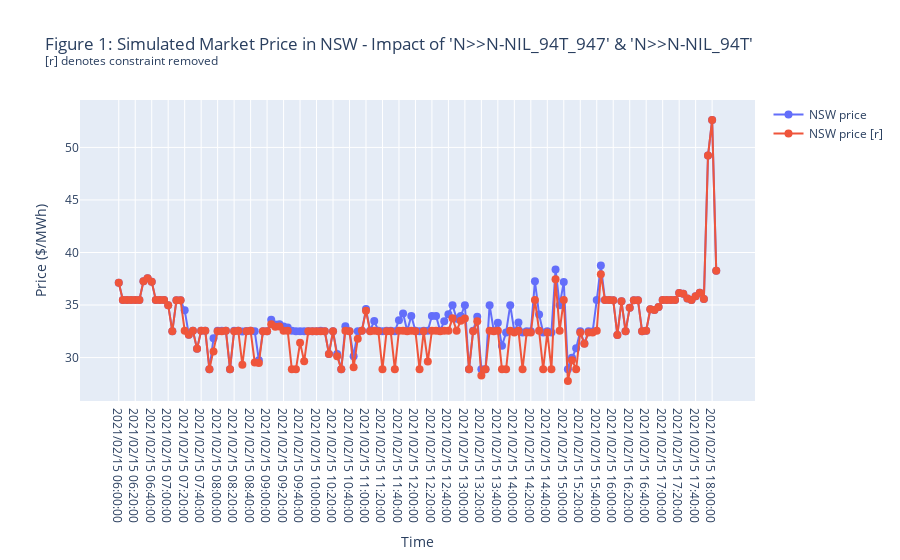

Source (notebook cell):
### Code cell
fig = go.Figure()
fig.add_trace(go.Scatter(x=prices['interval'].unique(), y=prices[prices['region'] == 'NSW1']['price'], name='NSW price', mode='lines+markers',
                         marker_size=8, marker_symbol='circle'))
fig.add_trace(go.Scatter(x=prices_r['interval'].unique(), y=prices_r[prices_r['region'] == 'NSW1']['price'], name='NSW price [r]', mode='lines+markers',
                         marker_size=8, marker_symbol='circle'))
fig.update_xaxes(title="Time")
fig.update_yaxes(title="Price ($/MWh)")
fig.update_layout(title="Figure 1: Simulated Market Price in NSW - Impact of 'N>>N-NIL_94T_947' & 'N>>N-NIL_94T'<br><sup>[r] denotes constraint removed</sup>")
fig.show()

### Figure 1 — Plotly figure (JSON) as saved in the notebook; plotly's stock layout.template omitted (floating-point values rounded to 4 significant figures; data arrays with more than 128 entries replaced by an {"elided": "..."} marker saying what was removed)
{"data": [{"marker": {"size": 8, "symbol": "circle"}, "mode": "lines+markers", "name": "NSW price", "type": "scatter", "x": {"elided": "146 str values"}, "y": {"elided": "146 float values"}}, {"marker": {"size": 8, "symbol": "circle"}, "mode": "lines+markers", "name": "NSW price [r]", "type": "scatter", "x": {"elided": "146 str values"}, "y": {"elided": "146 float values"}}], "layout": {"title": {"text": "Figure 1: Simulated Market Price in NSW - Impact of 'N>>N-NIL_94T_947' & 'N>>N-NIL_94T'<br><sup>[r] denotes constraint removed</sup>"}, "xaxis": {"title": {"text": "Time"}}, "yaxis": {"title": {"text": "Price ($/MWh)"}}}}
